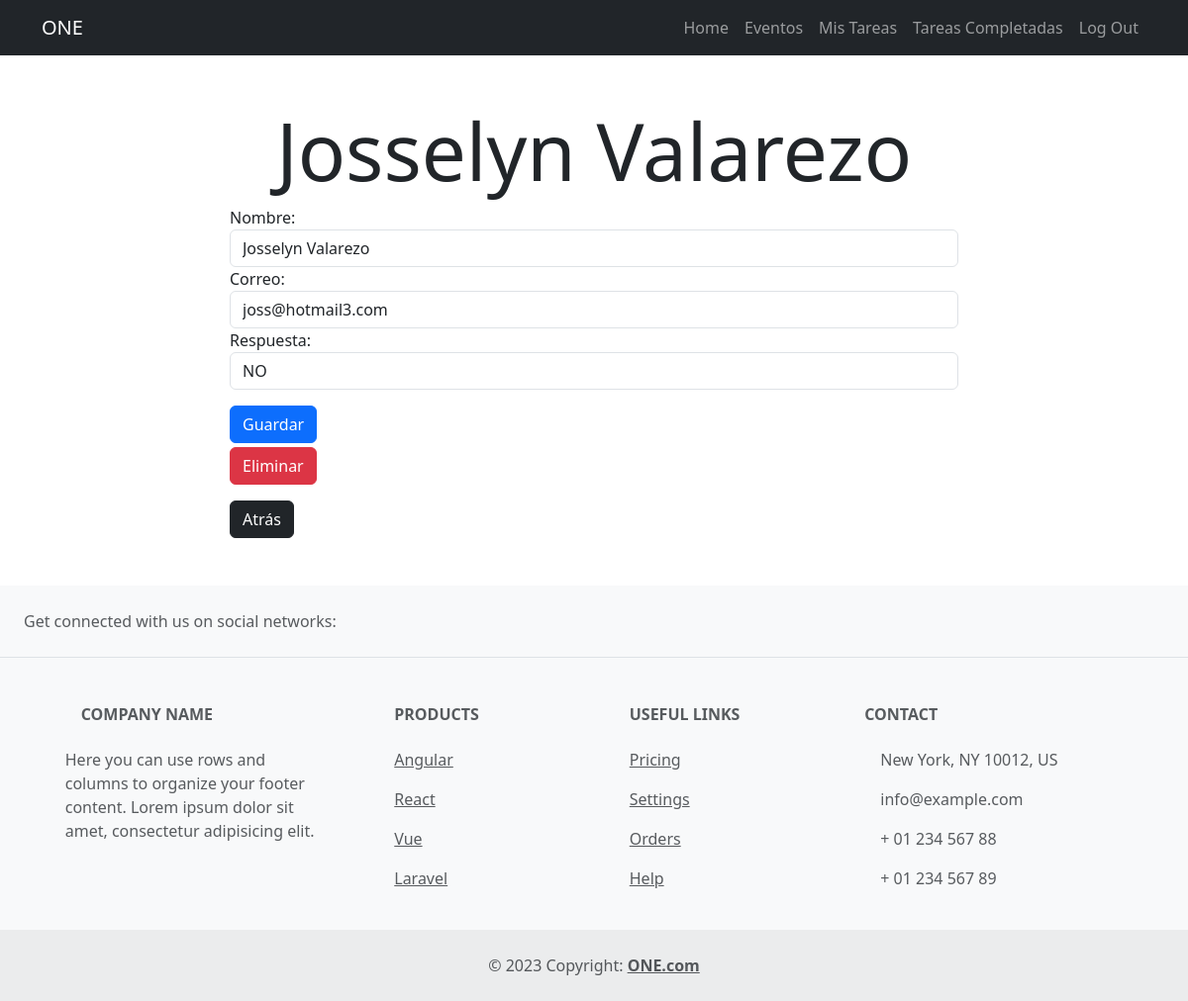
Page /invitados/detail/13/14/ (signed in) on the committed database.
### invitados/models.py (models this page shows, shortened)
class Invitado(models.Model):
    nombre = models.CharField(max_length=80)
    correo = models.CharField(max_length=80)
    respuesta = models.CharField(max_length=2, null=True)
    evento = models.ForeignKey(Evento, blank=True , on_delete=models.CASCADE)

### invitados/views.py (the view, shortened to what this page needs)
# urls.py: path('invitados/detail/<int:invitado_id>/<int:evento_id>/', invitado_detail, name = 'invitado_detail'),
@login_required
def invitado_detail(request, invitado_id, evento_id):
    if request.method == 'GET':
        invitado = get_object_or_404(Invitado, pk=invitado_id)
        evento = get_object_or_404(Evento, pk=evento_id)
        form = FormularioInvitado(instance=invitado)
        return render(request, 'invitado_detail.html', {'invitado': invitado, 'form': form, 'evento': evento})

### invitados/forms.py
class FormularioInvitado(forms.ModelForm):
    RESPUESTA_CHOICES = (
        ('SI', 'SI'),
        ('NO', 'NO'),
    )
    respuesta = forms.ChoiceField(choices=RESPUESTA_CHOICES, widget=forms.Select(attrs={'class': 'form-control'}), required=False)
    class Meta:
        model = Invitado
        fields = ['nombre', 'correo', 'respuesta']
        widgets = {
            'nombre': forms.TextInput(attrs={'class': 'form-control', 'placeholder': 'Escriba su nombre'}),
            'correo': forms.TextInput(attrs={'class': 'form-control', 'placeholder': 'Escriba su correo electrónico'}),
        }

### invitados/templates/invitado_detail.html (shortened to what this page needs)
{% extends 'base.html' %}
{% block content%}
<main class="container">
    <div class="row">
        <div class="col-md-8 offset-md-2">
            <h1 class="display-1 text-center mt-5">{{invitado.nombre}}</h1>
            <form action="{% url 'invitado_detail' invitado.id invitado.evento.id %}" method="POST">
                {{form}}
                <button class="btn btn-primary mt-3">Guardar</button>
            </form>
            <form action="{% url 'invitado_eliminar' invitado.id invitado.evento.id %}"  method="post">
                <button class="btn btn-danger mt-1">Eliminar</button>
            </form>
            <form action="{% url 'invitados' evento.id %}"  method="POST">
                <button class="btn btn-dark mt-3 mb-5" >Atrás</button>
            </form>
        </div>
    </div>
</main>
{% endblock %}

### rows in the picture
Invitado: nombre "Josselyn Valarezo", correo "joss@hotmail3.com", respuesta "NO"
